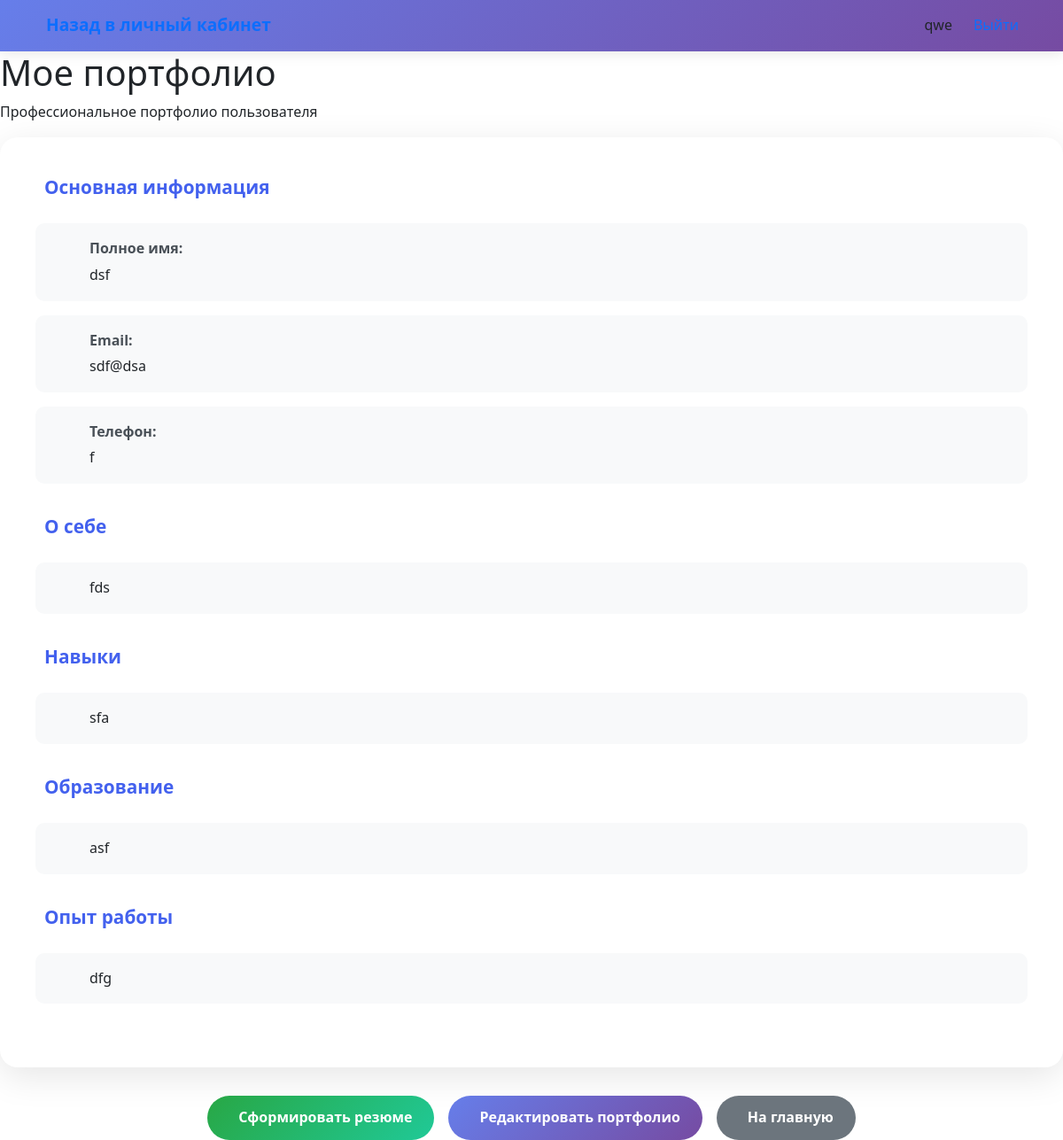
The page /user/view_portfolio (signed in) on the database as committed earlier.
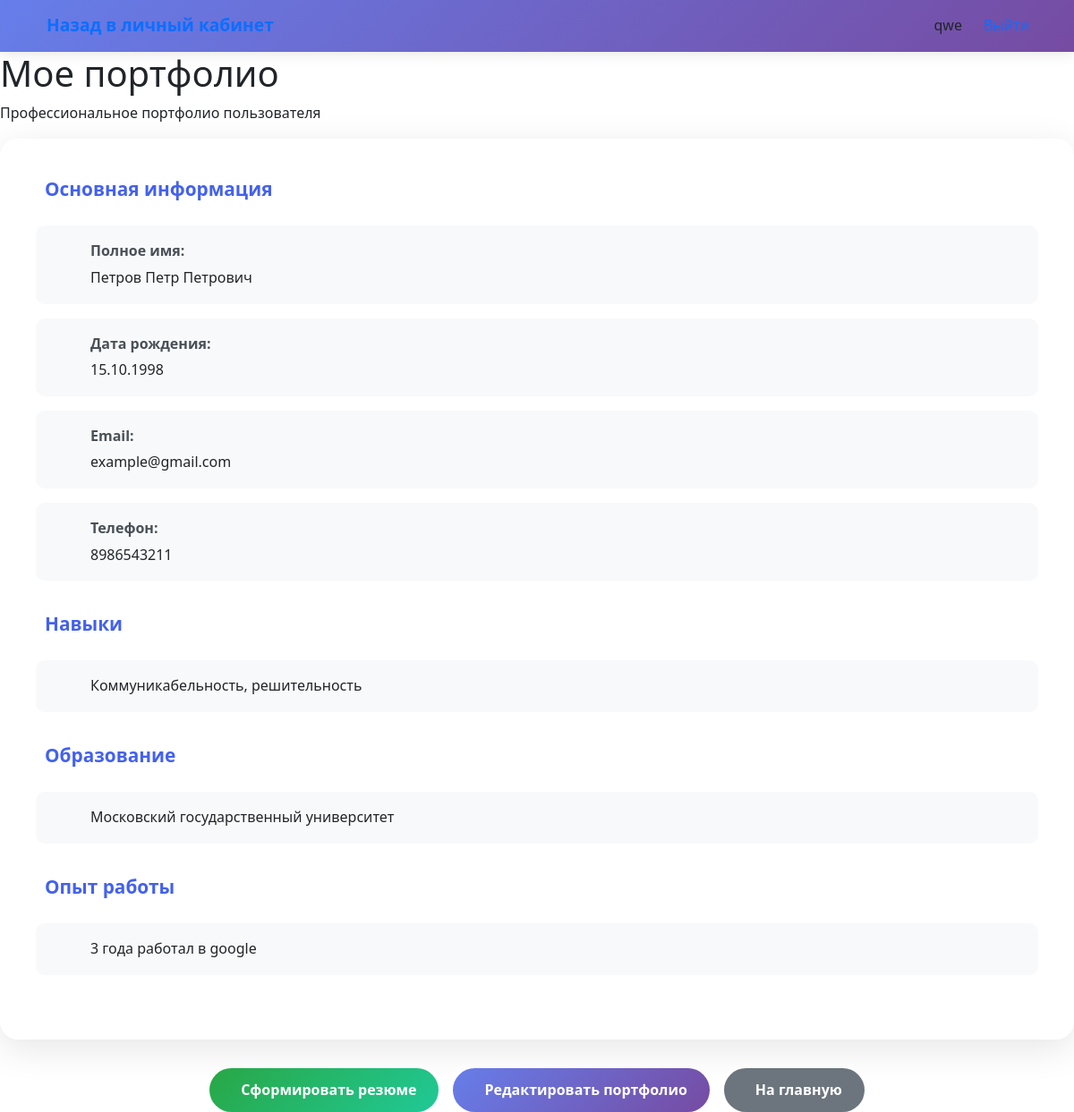
The same page on the database as committed later.
### tables this page shows
CREATE TABLE user_profiles (
        id INTEGER PRIMARY KEY AUTOINCREMENT,
        user_id INTEGER,
        full_name TEXT,
        email TEXT,
        phone TEXT,
        bio TEXT,
        skills TEXT,
        experience TEXT,
        education TEXT,
        is_completed BOOLEAN DEFAULT FALSE, birth_date TEXT,
        FOREIGN KEY (user_id) REFERENCES users (id)
    );

### main.py (the view)
@app.route('/user/view_portfolio')
def view_portfolio():
    if 'username' not in session:
        return redirect('/login')
    try:
        connection = get_db_connection()
        profile = connection.execute('''
            SELECT * FROM user_profiles
            WHERE user_id = ? AND is_completed = TRUE
        ''', (session['user_id'],)).fetchone()
        connection.close()
    except Exception as e:
        print(f"Ошибка получения профиля: {e}")
        profile = None
    if not profile:
        flash('Ваше портфолио еще не проверено администратором или не заполнено.', 'warning')
        return redirect('/user')
    return render_template('view_portfolio.html',
                         username=session['username'],
                         profile=profile)

### main.py (called while the page is built)
def get_db_connection():
    database_url = os.environ.get('DATABASE_URL')
    if database_url and database_url.startswith('postgresql://'):
        pass
    conn = sqlite3.connect('users.db')
    conn.row_factory = sqlite3.Row
    return conn

### templates/view_portfolio.html (shortened to what this page needs)
<!DOCTYPE html>
<html lang="ru">
<head>
    <link href="https://cdn.jsdelivr.net/npm/bootstrap@5.1.3/dist/css/bootstrap.min.css" rel="stylesheet">
    <link href="{{ url_for('static', filename='css/style.css') }}" rel="stylesheet">
</head>
<body>
    <nav class="navbar navbar-expand-lg">
        <div class="container">
            <a class="navbar-brand" href="/user">
                <span>Назад в личный кабинет</span>
            </a>
            <div class="navbar-nav ms-auto">
                <span class="navbar-text me-3">
                     {{ username }}
                </span>
                <a class="nav-link" href="/logout">
                </a>
            </div>
        </div>
    </nav>
    <div class="main-container">
        <div class="page-header fade-in">
            <h1>Мое портфолио</h1>
            <p>Профессиональное портфолио пользователя</p>
        </div>
        {% if profile %}
        <div class="portfolio-card fade-in">
            <div class="info-section">
                <div class="section-header">
                    Основная информация
                </div>
                <div class="info-content">
                    <div class="info-item">
                        <div class="info-text">
                            <div class="info-label">Полное имя:</div>
                            <div>{{ profile.full_name }}</div>
                        </div>
                    </div>
                    {% if profile.birth_date %}
                    <div class="info-item">
                        <div class="info-text">
                            <div class="info-label">Дата рождения:</div>
                            <div>
                                {% set birth_date = profile.birth_date.split('-') %}
                                {{ birth_date[2] }}.{{ birth_date[1] }}.{{ birth_date[0] }}
                            </div>
                        </div>
                    </div>
                    {% endif %}
                    {% if profile.email %}
                    <div class="info-item">
                        <div class="info-text">
                            <div class="info-label">Email:</div>
                            <div>{{ profile.email }}</div>
                        </div>
                    </div>
                    {% endif %}
                    {% if profile.phone %}
                    <div class="info-item">
                        <div class="info-text">
                            <div class="info-label">Телефон:</div>
                            <div>{{ profile.phone }}</div>
                        </div>
                    </div>
                    {% endif %}
                </div>
            </div>
            {% if profile.bio %}
            <div class="info-section">
                <div class="section-header">
                    О себе
                </div>
                <div class="info-content">
                    <div class="info-item">
                        <div class="info-text">
                            {{ profile.bio }}
                        </div>
                    </div>
                </div>
            </div>
            {% endif %}
            {% if profile.skills %}
            <div class="info-section">
                <div class="section-header">
                    Навыки
                </div>
                <div class="info-content">
                    <div class="info-item">
                        <div class="info-text">
                            {{ profile.skills }}
                        </div>
                    </div>
                </div>
            </div>
            {% endif %}
            {% if profile.education %}
            <div class="info-section">
                <div class="section-header">
                    Образование
                </div>
                <div class="info-content">
                    <div class="info-item">
                        <div class="info-text">
                            {{ profile.education }}
                        </div>
                    </div>
                </div>
            </div>
            {% endif %}
            {% if profile.experience %}
            <div class="info-section">
                <div class="section-header">
                    Опыт работы
                </div>
                <div class="info-content">
                    <div class="info-item">
                        <div class="info-text">
                            {{ profile.experience }}
                        </div>
                    </div>
                </div>
            </div>
            {% endif %}
        </div>
        <div class="action-buttons fade-in">
            <a href="/user/generate_resume" class="btn-action btn-success-action">
                Сформировать резюме
            </a>
            <a href="/user/create_portfolio" class="btn-action">
                Редактировать портфолио
            </a>
            <a href="/user" class="btn-action btn-secondary-action">
                На главную
            </a>
        </div>
        {% endif %}
    </div>
</body>
</html>

### static/css/style.css (style rules this page uses)
:root { --primary: #4361ee; --secondary: #3a0ca3; --success: #4cc9f0; --warning: #f72585; --danger: #ff0054; --light: #f8f9fa; --dark: #212529; --gradient-primary: linear-gradient(135deg, #667eea 0%, #764ba2 100%); --gradient-success: linear-gradient(135deg, #28a745 0%, #20c997 100%); --gradient-warning: linear-gradient(135deg, #ffc107 0%, #fd7e14 100%); }
* { margin: 0; padding: 0; box-sizing: border-box; }
body { font-family: 'Segoe UI', Tahoma, Geneva, Verdana, sans-serif; line-height: 1.6; color: var(--dark); }
.navbar { background: var(--gradient-primary); box-shadow: 0 2px 15px rgba(0, 0, 0, 0.1); }
.navbar-brand { font-weight: 600; font-size: 1.2rem; }
.section-header { font-size: 1.3rem; font-weight: 600; margin-bottom: 1.5rem; color: var(--primary); display: flex; align-items: center; gap: 10px; }
.fade-in { opacity: 0; transform: translateY(20px); animation: slideUp 0.6s ease-out forwards; }
.portfolio-card { background: white; border-radius: 20px; padding: 2.5rem; box-shadow: 0 10px 40px rgba(0, 0, 0, 0.1); margin-bottom: 2rem; }
.info-section { margin-bottom: 2rem; }
.info-content { display: grid; gap: 1rem; }
.info-item { display: flex; align-items: flex-start; gap: 15px; padding: 1rem; background: #f8f9fa; border-radius: 10px; transition: background 0.3s ease; }
.info-label { font-weight: 600; color: #495057; margin-bottom: 0.25rem; }
.action-buttons { display: flex; gap: 1rem; justify-content: center; flex-wrap: wrap; margin-top: 2rem; }
.btn-action { background: var(--gradient-primary); color: white; padding: 12px 25px; border-radius: 50px; text-decoration: none; font-weight: 600; transition: all 0.3s ease; display: flex; align-items: center; gap: 10px; }
.btn-success-action { background: var(--gradient-success); }
.btn-secondary-action { background: #6c757d; }

Rows that differ between the two databases and show on the page:
changed user_profiles: full_name "dsf" → "Петров Петр Петрович"; birth_date empty → "1998-10-15" (drawn); email "sdf@dsa" → "example@gmail.com"; phone "f" → "8986543211"; skills "sfa" → "Коммуникабельность, решительность"; education "asf" → "Московский государственный университет"; experience "dfg" → "3 года работал в google"; bio "fds" → (not shown)
Other text that changed with them:
{{ birth_date[2] }}: (not shown) → "15"
{{ birth_date[1] }}: (not shown) → "10"
{{ birth_date[0] }}: (not shown) → "1998"
text no longer shown: "О себе"
text now shown: "Дата рождения: . ."
